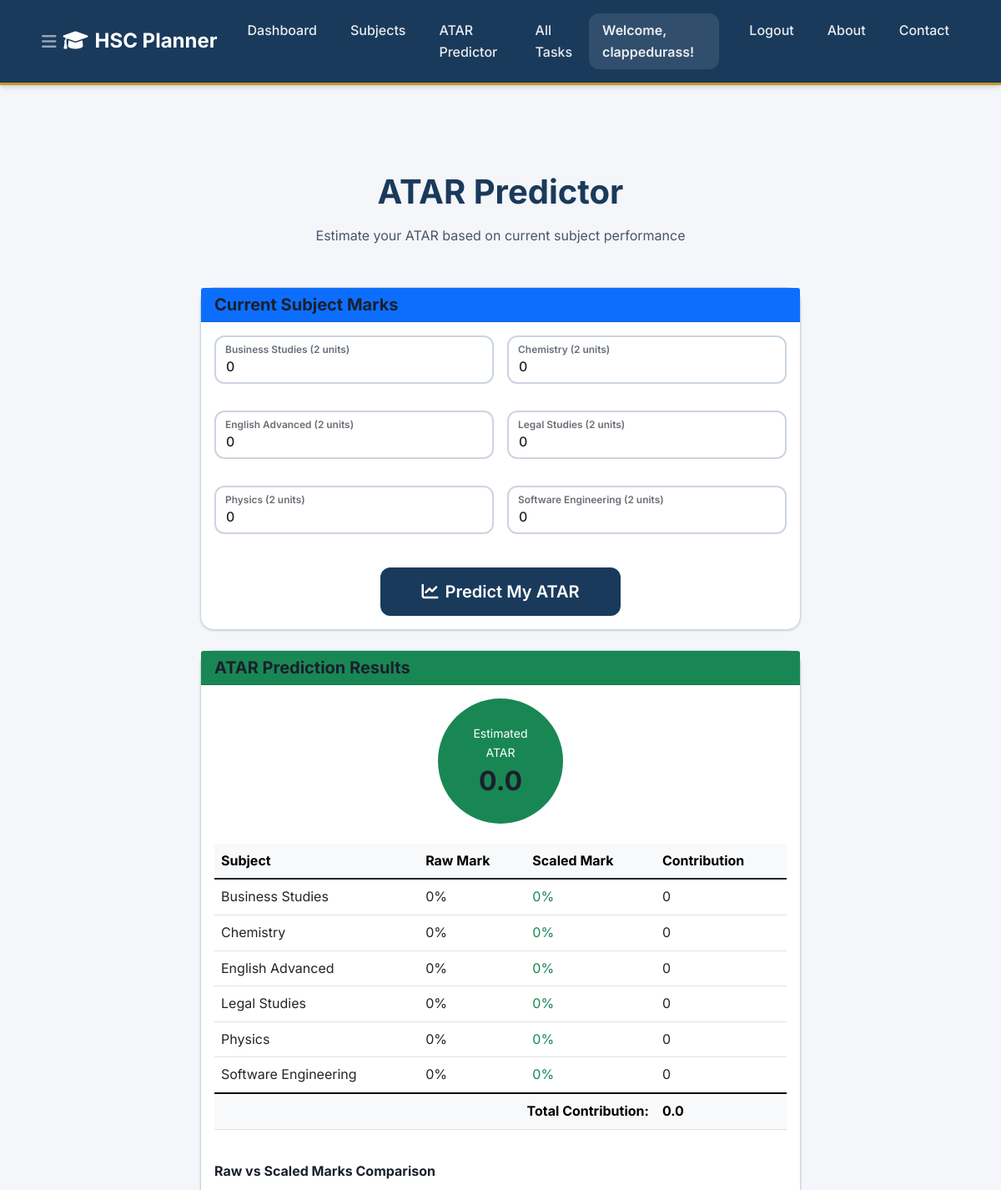
Page /atar (signed in, upper part) on the earlier database version.
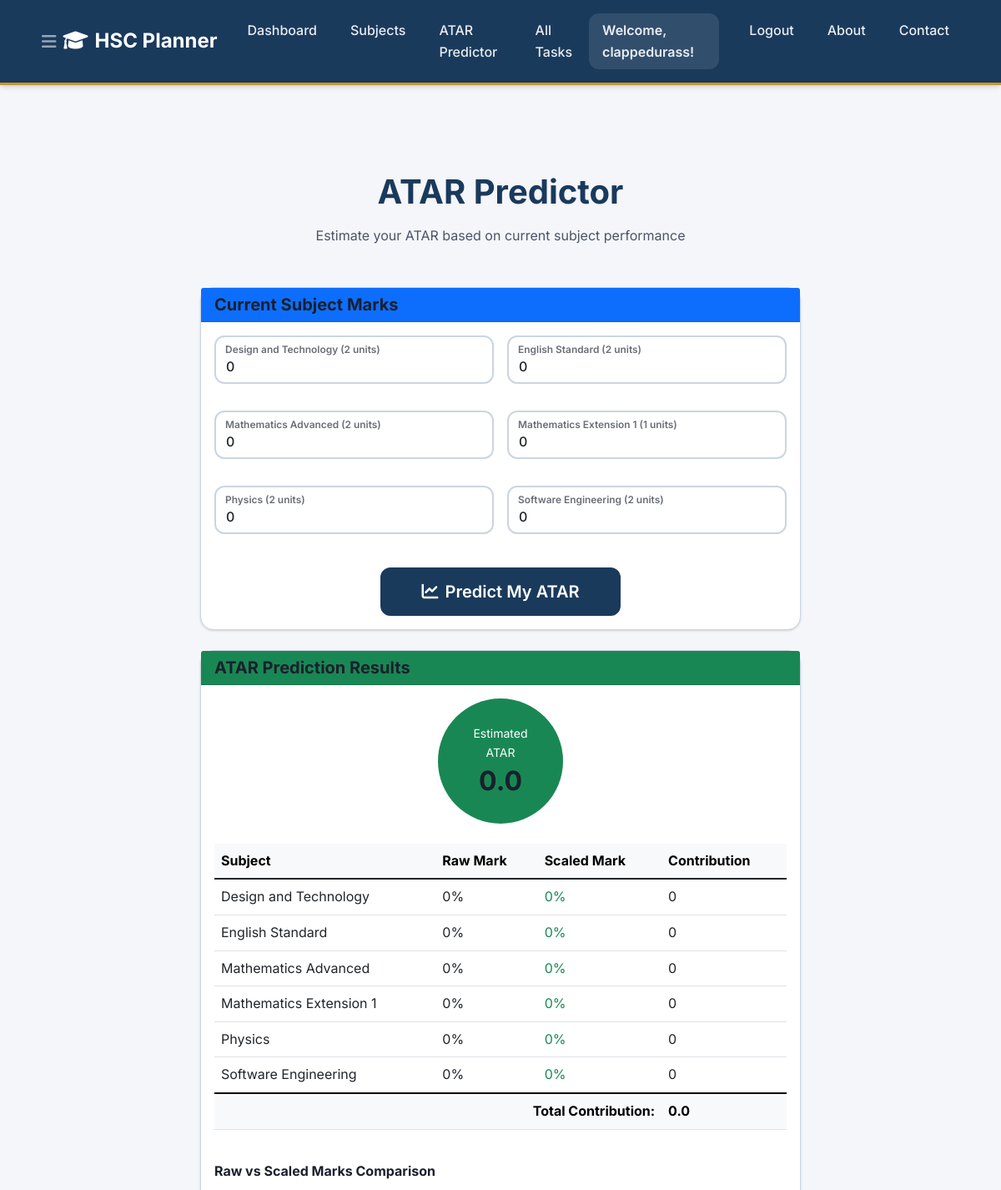
Same page on the later database version.
### tables this page shows
CREATE TABLE subjects (
                id INTEGER PRIMARY KEY AUTOINCREMENT,
                name TEXT NOT NULL,
                user_id INTEGER NOT NULL,
                units INTEGER NOT NULL DEFAULT 2,
                target_mark INTEGER,
                FOREIGN KEY (user_id) REFERENCES users (id),
                UNIQUE(user_id, name)
            );

### Task_Organiser/app.py (the view, shortened to what this page needs)
    @app.route('/atar', methods=['GET', 'POST'])
    @login_required
    def atar():
        db = get_db()
        user_subjects = db.execute('SELECT * FROM subjects WHERE user_id = ? ORDER BY name', (g.user['id'],)).fetchall()
        if not user_subjects:
            flash('Please add subjects first before using the ATAR calculator!', 'info')
            return redirect(url_for('subjects'))
        atar_result = session.get('atar_result')
        subjects_data = session.get('subjects_data', [])
        template_subjects = []
        if subjects_data:
            for subject in subjects_data:
                scaled_mark = get_scaled_mark(subject['name'], subject['raw_mark'])
                contribution = next((s['contribution'] for s in atar_result['subjects'] if s['name'] == subject['name']), 0)
                template_subjects.append({
                    'name': subject['name'],
                    'raw_mark': subject['raw_mark'],
                    'scaled_mark': round(scaled_mark, 1),
                    'contribution': round(contribution, 1)
                })
        else:
            for subject in user_subjects:
                template_subjects.append({
                    'name': subject['name'],
                    'raw_mark': 0,
                    'scaled_mark': 0,
                    'contribution': 0
                })
        estimated_atar = atar_result['atar'] if atar_result else 0
        return render_template('atar.html',
                             subjects=template_subjects,
                             estimated_atar=estimated_atar,
                             user_subjects=user_subjects)

### Task_Organiser/app.py (called while the page is built)
def login_required(view):
    @wraps(view)
    def wrapped_view(**kwargs):
        if g.user is None:
            return redirect(url_for('login'))
        return view(**kwargs)
    return wrapped_view

### Task_Organiser/db.py (called while the page is built)
def get_db():
    if 'db' not in g:
        database_path = current_app.config['DATABASE']
        g.db = sqlite3.connect(database_path)
        g.db.row_factory = sqlite3.Row
    return g.db

### Task_Organiser/templates/atar.html (shortened to what the changed rows need)
{% extends 'base.html' %}
{% block content %}
<div class="container mt-5">
    <div class="row justify-content-center">
        <div class="col-lg-10 col-xl-8">
            <div class="text-center mb-5">
                <h1 class="fw-bold mb-3" style="color: var(--primary);">ATAR Predictor</h1>
            </div>
            <div class="card mb-4">
                <div class="card-body">
                    <form method="post" action="{{ url_for('atar') }}">
                        <div class="row g-3">
                            {% for subject in user_subjects %}
                            <div class="col-md-6">
                                <div class="form-floating mb-3">
                                    <input type="number" class="form-control" id="mark_{{ subject.id }}"
                                           name="mark_{{ subject.id }}" value="{{ subjects[loop.index0].raw_mark if subjects else '' }}"
                                           min="0" max="100" step="0.1" placeholder="Enter mark">
                                    <label for="mark_{{ subject.id }}" class="form-label">
                                    </label>
                                </div>
                            </div>
                            {% endfor %}
                        </div>
                    </form>
                </div>
            </div>
            <div class="card">
                <div class="card-body">
                    <div class="text-center mb-4">
                        <div class="d-inline-block bg-success text-white rounded-circle p-4" style="width: 150px; height: 150px;">
                            <div class="d-flex flex-column h-100 justify-content-center align-items-center">
                                <h2 class="mb-0 fw-bold">{{ "%.1f"|format(estimated_atar) }}</h2>
                            </div>
                        </div>
                    </div>
                    <div class="table-responsive mb-4">
                        <table class="table table-hover">
                            <thead class="table-light">
                                <tr>
                                    <th>Subject</th>
                                    <th>Raw Mark</th>
                                    <th>Scaled Mark</th>
                                    <th>Contribution</th>
                                </tr>
                            </thead>
                            <tbody>
                                {% for subject in subjects %}
                                <tr>
                                    <td class="fw-semibold">{{ subject.name }}</td>
                                    <td>{{ subject.raw_mark }}%</td>
                                    <td class="text-success fw-semibold">{{ subject.scaled_mark }}%</td>
                                    <td>{{ subject.contribution }}</td>
                                </tr>
                                {% endfor %}
                            </tbody>
                            <tfoot class="table-light">
                                <tr>
                                    <th colspan="3" class="text-end">Total Contribution:</th>
                                    <th class="fw-bold">{{ "%.1f"|format(estimated_atar) }}</th>
                                </tr>
                            </tfoot>
                        </table>
                    </div>
                </div>
            </div>
        </div>
    </div>
</div>
{% endblock %}

Differences in the rows shown:
removed subjects: subjects "0", name "Business Studies", raw_mark "0", scaled_mark "0", contribution "0"
removed subjects: subjects "0", name "Chemistry", raw_mark "0", scaled_mark "0", contribution "0"
removed subjects: subjects "0", name "English Advanced", raw_mark "0", scaled_mark "0", contribution "0"
removed subjects: subjects "0", name "Legal Studies", raw_mark "0", scaled_mark "0", contribution "0"
added subjects: subjects "0", name "Design and Technology", raw_mark "0", scaled_mark "0", contribution "0"
added subjects: subjects "0", name "English Standard", raw_mark "0", scaled_mark "0", contribution "0"
added subjects: subjects "0", name "Mathematics Advanced", raw_mark "0", scaled_mark "0", contribution "0"
added subjects: subjects "0", name "Mathematics Extension 1", raw_mark "0", scaled_mark "0", contribution "0"
